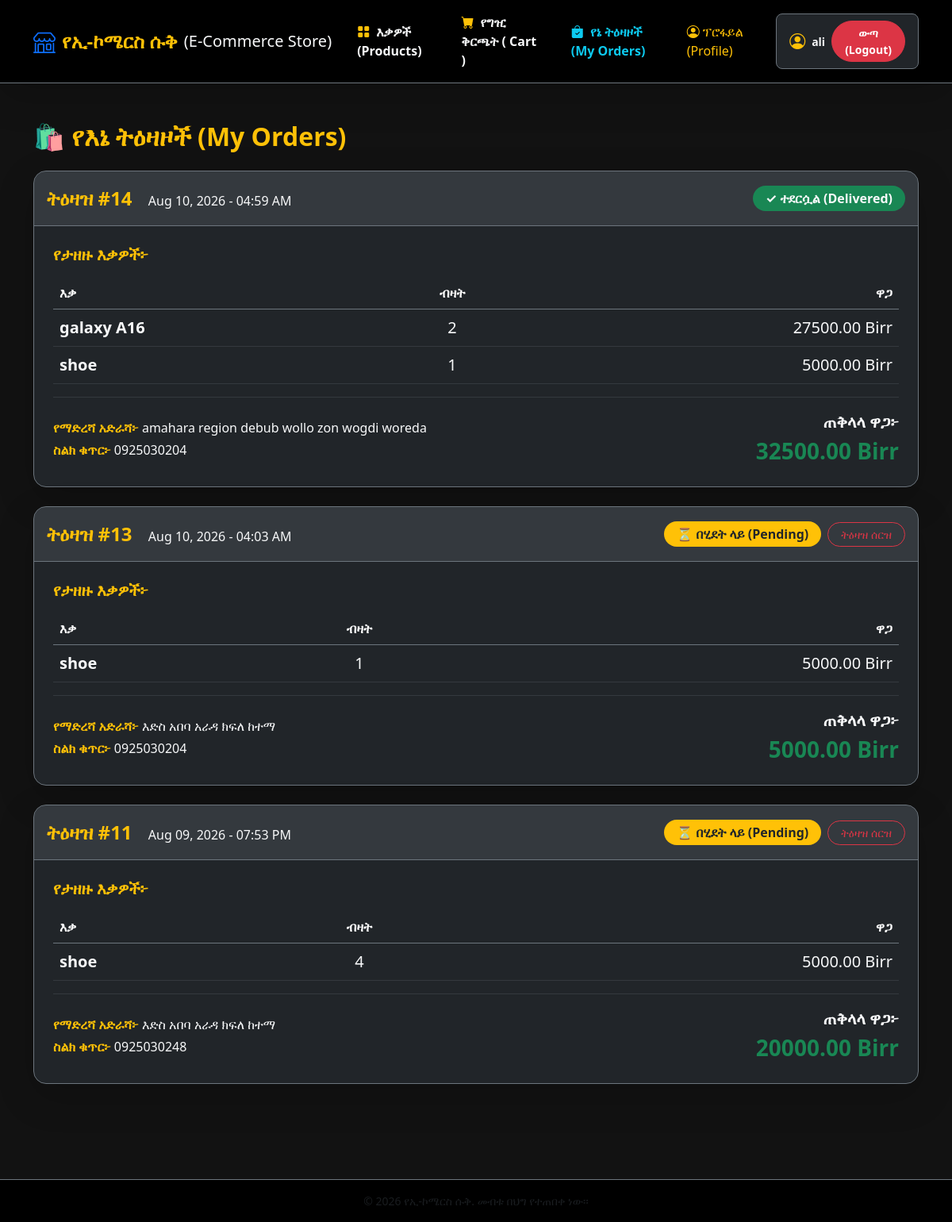
Screenshot of /my_orders/ (signed in) with the database file from the repository.
### store/models.py (models this page shows, shortened)
class Order(models.Model):
    user = models.ForeignKey(User, on_delete=models.CASCADE)
    full_name = models.CharField(max_length=100)
    phone_number = models.CharField(max_length=20)
    address = models.TextField()
    total_price = models.DecimalField(max_digits=10, decimal_places=2)
    created_at = models.DateTimeField(auto_now_add=True)
    is_paid = models.BooleanField(default=False)
    STATUS_CHOICES = (
        ('Pending','Pending'),
        ('Shipped','Shipped'),
        ('Delivered','Delivered')
    )
    status = models.CharField(max_length=20, choices=STATUS_CHOICES, default='Pending')

class OrderItem(models.Model):
    order = models.ForeignKey(Order, related_name='items', on_delete=models.CASCADE)
    product = models.ForeignKey(Product, on_delete=models.CASCADE)
    price = models.DecimalField(max_digits=10, decimal_places=2)
    quantity = models.PositiveIntegerField(default=1)

class Product(models.Model):
    category = models.ForeignKey(Category, on_delete=models.CASCADE, null=True ,blank=True)
    name = models.CharField(max_length=100)
    description = models.TextField()
    price = models.DecimalField(max_digits=10, decimal_places=2)
    stock = models.PositiveIntegerField()
    image = models.ImageField(upload_to='products/', null=True, blank=True)
    created_at = models.DateTimeField(auto_now_add=True)
    updated_at = models.DateTimeField(auto_now=True)

### store/views.py (the view)
# urls.py: path('my_orders/', views.my_orders, name='my_orders'),
@login_required
def my_orders(request):
    orders = Order.objects.filter(user=request.user).order_by('-created_at')
    return render(request, 'store/my_orders.html', {'orders': orders})

### store/templates/store/my_orders.html (shortened to what this page needs)
{% extends 'store/base.html' %}
{% block content %}
<div class="container py-5" style="min-height: 80vh;">
    <div class="d-flex align-items-center mb-4">
        <h2 class="text-warning fw-bold fs-2 mb-0">🛍️ የእኔ ትዕዛዞች (My Orders)</h2>
    </div>
    {% if orders %}
        {% for order in orders %}
            <div class="card bg-dark text-light border-secondary shadow-lg rounded-4 mb-4 overflow-hidden">
                <div class="card-header bg-secondary bg-opacity-25 border-secondary p-3 d-flex justify-content-between align-items-center">
                    <div>
                        <span class="fs-4 fw-bold text-warning">ትዕዛዝ #{{ order.id }}</span>
                        <small class="text-light ms-3 fs-6">{{ order.created_at|date:"M d, Y - h:i A" }}</small>
                    </div>
                    <div class="d-flex align-items-center gap-2">
                        {% if order.status == 'Pending' or not order.status %}
                            <span class="badge bg-warning text-dark fs-6 px-3 py-2 rounded-pill fw-bold">⏳ በሂደት ላይ (Pending)</span>
                            <button type="button"
                                    class="btn btn-outline-danger btn-sm rounded-pill px-3 py-1 fw-bold]"
                                    data-bs-toggle="modal"
                                    data-bs-target="#deleteModal{{ order.id }}"> ትዕዛዝ ሰርዝ
                            </button>
                        {% elif order.status == 'Completed' or order.status == 'Delivered' %}
                            <span class="badge bg-success text-light fs-6 px-3 py-2 rounded-pill fw-bold">✓ ተደርሷል (Delivered)</span>
                        {% else %}
                            <span class="badge bg-info text-dark fs-6 px-3 py-2 rounded-pill fw-bold">{{ order.status }}</span>
                        {% endif %}
                    </div>
                </div>
                <div class="card-body p-4">
                    <h5 class="text-warning fw-bold fs-5 mb-3">የታዘዙ እቃዎች፦</h5>
                    <div class="table-responsive mb-3">
                        <table class="table table-dark table-borderless align-middle mb-0">
                            <thead class="border-bottom border-secondary text-muted fs-6">
                                <tr>
                                    <th>እቃ</th>
                                    <th class="text-center">ብዛት</th>
                                    <th class="text-end">ዋጋ</th>
                                </tr>
                            </thead>
                            <tbody>
                                {% for item in order.items.all %}
                                    <tr class="border-bottom border-secondary border-opacity-25">
                                        <td class="fs-5 text-light fw-semibold">{{ item.product.name }}</td>
                                        <td class="text-center fs-5 text-light">{{ item.quantity }}</td>
                                        <td class="text-end fs-5 text-light">{{ item.price }} Birr</td>
                                    </tr>
                                {% endfor %}
                            </tbody>
                        </table>
                    </div>
                    <hr class="border-secondary my-3">
                    <div class="row align-items-center">
                        <div class="col-md-8 mb-2 mb-md-0">
                            <p class="mb-1 fs-6 text-light opacity-90">
                                <strong class="text-warning">የማድረሻ አድራሻ፦</strong> {{ order.address }}
                            </p>
                            {% if order.phone_number %}
                                <p class="mb-0 fs-6 text-light opacity-90">
                                    <strong class="text-warning">ስልክ ቁጥር፦</strong> {{ order.phone_number }}
                                </p>
                            {% endif %}
                        </div>
                        <div class="col-md-4 text-md-end">
                            <span class="fs-5 fw-bold text-light d-block">ጠቅላላ ዋጋ፦</span>
                            <span class="fs-3 fw-bold text-success">{{ order.total_price }} Birr</span>
                        </div>
                    </div>
                </div>
            </div>
        {% endfor %}
    {% endif %}
</div>
{% endblock %}

### store/templates/store/base.html (shortened to what this page needs)
<!DOCTYPE html>
<html lang="am">
<head>
    <link rel="stylesheet" href="https://cdn.jsdelivr.net/npm/bootstrap@5.3.0/dist/css/bootstrap.min.css">
    <link rel="stylesheet" href="https://cdn.jsdelivr.net/npm/bootstrap-icons@1.11.0/font/bootstrap-icons.css">
</head>
<body>
    <nav class="navbar navbar-expand-lg navbar-dark bg-black sticky-top shadow-lg border-bottom border-secondary">
        <div class="container">
            <a class="navbar-brand fs-4 fw-bold text-warning d-flex align-items-center gap-2" href="{% url 'product_list' %}" >
                <i class="bi bi-shop fs-3 text-primary"></i>
               <span> የኢ-ኮሜርስ ሱቅ</span> <span class="fs-5 text-light fw-normal"> (E-Commerce Store) </span>
            </a>
            <div class="collapse navbar-collapse mt-3 mt-lg-0" id="mobileNav">
                <ul class="navbar-nav ms-auto align-items-lg-center gap-2 pb-3 pb-lg-0">
                    <li class="nav-item ">
                        <a class="nav-link text-light fs-6 rounded-3 px-3 py-2 fw-bold" href="{% url 'product_list' %}">
                        <i class="bi bi-grid-fill text-warning me-1"></i> እቃዎች (Products)</a>
                    </li>
                    <li class="nav-item">
                        <a class="nav-link text-light fs-6 rounded-3 px-3 py-2 fw-bold" href="{% url 'cart_detail' %}">
                            <i class="bi bi-cart-fill text-warning me-1"></i> የግዢ ቅርጫት  ( Cart )
                        </a>
                    </li>
                    {% if user.is_authenticated %}
                        <li class="nav-item">
                            <a class="nav-link text-info fw-bold fs-6 rounded-3 px-3 py-2" href="{% url 'my_orders' %}">
                                <i class="bi bi-bag-check-fill me-1"></i> የኔ ትዕዛዞች (My Orders)
                            </a>
                        </li>
                        <li class="nav-item">
                            <a href="{% url 'profile' %}" class="nav-link text-warning me-2">
                                <i class="bi bi-person-circle"></i>  ፕሮፋይል (Profile)
                            </a>
                        </li>
                        <li class="nav-item ms-lg-2">
                            <div class="d-flex align-items-center gap-2 bg-dark p-2 rounded-3 border border-secondary px-3 mt-2 mt-lg-0">
                                <i class="bi bi-person-circle text-warning fs-5"></i>
                                <span class="text-light fw-bold small"> {{ user.username }} </span>
                                <form method="POST" action="{% url 'logout' %}">
                                    <button type="submit" class="btn btn-danger btn-sm rounded-pill px-3 py-1 fw-bold fs-7">ውጣ (Logout)</button>
                                </form>
                            </div>
                        </li>
                    {% endif %}
                </ul>
            </div>
        </div>
    </nav>
    <main class="main-content">
        {% block content %}
        {% endblock content %}
    </main>
    <footer class="bg-black text-center text-light py-3 mt-5 border-top border-secondary">
        <div class="container">
            <p class="mb-0 small text-muted">&copy; 2026 የኢ-ኮሜርስ ሱቅ. መብቱ በህግ  የተጠበቀ ነው፡፡</p>
        </div>
    </footer>
</body>
</html>

### store/templates/store/base.html (style rules this page uses)
body { background-color: #121212; color: #e0e0e0; min-height: 100vh; display: flex; flex-direction: column; }
.main-content { flex: 1; }
.nav-link { transition: color 0.3s ease; }

### rows the page displays
Order: id "14", created_at "Aug 10, 2026 - 04:59 AM", status "✓ ተደርሷል (Delivered)", address "amahara region debub wollo zon wogdi woreda", phone_number "0925030204", total_price "32500.00"
OrderItem: product.name "galaxy A16", quantity "2", price "27500.00"
OrderItem: product.name "shoe", quantity "1", price "5000.00"
Order: id "13", created_at "Aug 10, 2026 - 04:03 AM", address "እድስ አበባ አራዳ ክፍለ ከተማ", phone_number "0925030204", total_price "5000.00"
OrderItem: product.name "shoe", quantity "1", price "5000.00"
Order: id "11", created_at "Aug 09, 2026 - 07:53 PM", address "እድስ አበባ አራዳ ክፍለ ከተማ", phone_number "0925030248", total_price "20000.00"
OrderItem: product.name "shoe", quantity "4", price "5000.00"

### other values shown
{{ user.username }} "ali"
